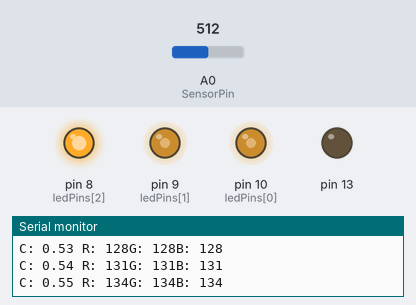
The sketch below on a simulated Arduino Uno, built with avr-gcc and run on an emulated ATmega328P. Parts: output pins drawn as LEDs (lit = HIGH), the last lines printed to the serial monitor. The inputs (shaded band) are chosen by the test bench; at power-on: A0 (SensorPin) = 512.

Above: at 1.2 s.
1.3 s: A0 (SensorPin) set to 311
4.3 s: A0 (SensorPin) set to 285
At 5.3 s:
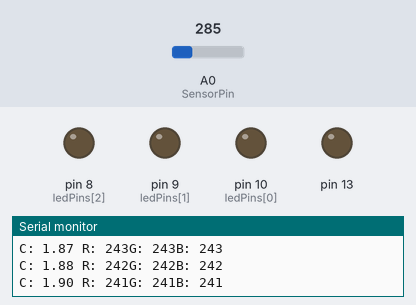
5.8 s: A0 (SensorPin) set to 306
At 5.95 s:
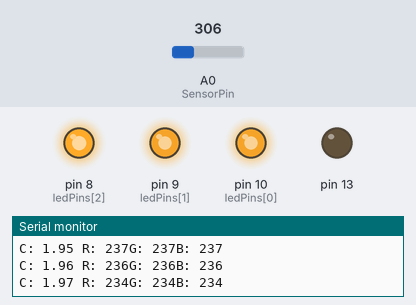
8.8 s: A0 (SensorPin) set to 122
At 9.4 s:
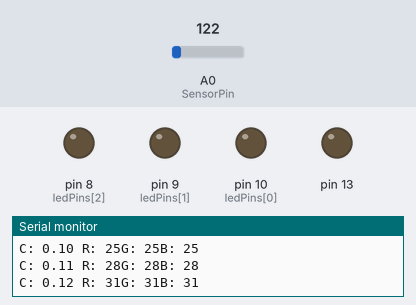
Timing chart, 0 to 11.3 s (numbered marks = the images above; inputs shaded):
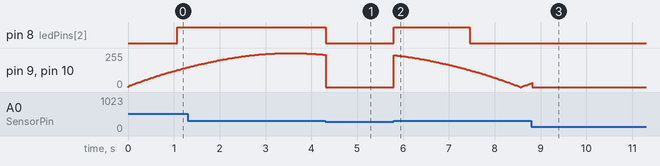

The sketch:

oolamp.ino
```cpp
const int ledPins[] = {10, 9, 8};
const int SensorPin = A0;
const int treshold = 300;

int cycle = 0;

void setup() {
  Serial.begin(9600);
  for (int i = 0; i < 9; i++) {
    pinMode(ledPins[i], OUTPUT);
  }
}

void loop() {
  lightShow();
}

void lightShow() {
  int potValue = analogRead(SensorPin);
  float rad = 0.024;
  int brightness = map(potValue, treshold, 1023, 300, 255);

  if (potValue < treshold) {
    setRGB(0, 0, 0);
    return;
  }

  cycle = (cycle + 1) % 255;
  float c = cycle / 255.0 * M_PI;
  int r = sin(c) * 255;
  int g = sin(c) * 255;
  int b = sin(c) * 255;
  Serial.println("C: " + String(c) + " R: " + String(r) + "G: " + String(g) + "B: " + String(b));

  setRGB(r, g, b);
  delay(10);
}

void setRGB(int red, int green, int blue) {
  analogWrite(ledPins[0], red);
  analogWrite(ledPins[2], green);
  analogWrite(ledPins[1], blue);
}
```

Measured:
- the behaviour switches between 300 and 299 on A0 (SensorPin) (found by bisection; images 0 and 1)
- after the input at 4.3 s, pin 8 (ledPins[2]): HIGH → LOW at once
- after the input at 5.8 s, pin 8 (ledPins[2]): LOW → HIGH at once, → LOW 1.7 s later
- after the input at 8.8 s, pin 8 (ledPins[2]): stays LOW (without the input it goes to HIGH after 0.90 s)
